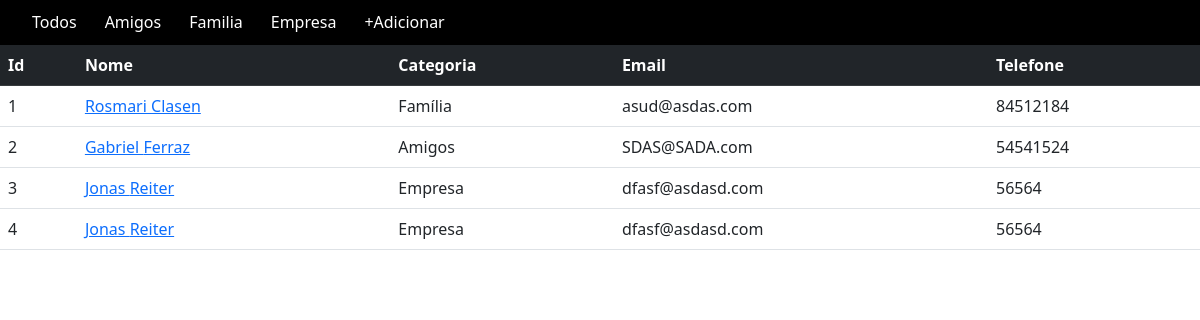
The page / on the database its author committed.
### contatos/models.py (models this page shows, shortened)
class Contato(models.Model):
    nome = models.CharField(max_length=30)
    sobrenome = models.CharField(max_length=150)
    telefone = models.CharField(max_length=30)
    email = models.EmailField()
    data_nascimento = models.DateField()
    data_cadastro = models.DateTimeField(default=timezone.now)
    descricao = models.TextField(blank=True)
    categoria = models.ForeignKey(Categoria, on_delete=models.DO_NOTHING)
    mostrar = models.BooleanField(default=True)

class Categoria(models.Model):
    nome = models.CharField(max_length=40)
    def __str__(self):
        return self.nome

### contatos/views.py (the view)
# urls.py: path('', views.index, name='index'),
def index(request):
    contatos = Contato.objects.all()
    return render(request, 'contatos/index.html',
                  {'contatos': contatos})

### contatos/templates/contatos/index.html (shortened to what this page needs)
<!DOCTYPE html>
<html lang="en">
<head>
    <link href="https://cdn.jsdelivr.net/npm/bootstrap@5.2.0/dist/css/bootstrap.min.css" rel="stylesheet">
</head>
<body>
{% include 'contatos/static/partials/_nav.html' %}
<table class="table">
  <thead class="table-dark">
    <th>Id </th>
    <th>Nome </th>
    <th>Categoria </th>
    <th>Email </th>
    <th>Telefone </th>
  </thead>
  <tbody>
    {%for contato in contatos%}
    {%if contato.mostrar%}
    <tr>
        <td>{{contato.id}}</td>
        <td><a href="{% url 'exibir_contato' contato.id%}"> {{contato.nome}} {{contato.sobrenome}} </a> </td>
        <td>{{contato.categoria}}</td>
        <td>{{contato.email}}</td>
        <td>{{contato.telefone}}</td>
    </tr>
    {%endif%}
    {%endfor%}
  </tbody>
</table>
</body>
</html>

### contatos/templates/contatos/static/partials/_nav.html (shortened to what this page needs)
<nav id='menu'>
  <ul>
    <li><a href='/'>Todos</a></li>
    <li><a href='/amigos/'>Amigos</a></li>
    <li><a href='/familia/'>Familia</a></li>
    <li><a href='/empresa/'>Empresa</a></li>
    <li><a href='/cadastro/'>+Adicionar</a></li>
  </ul>
</nav>

### contatos/templates/contatos/index.html (style rules this page uses)
#menu { background: #000000; color: #FFF; height: 45px; padding-left: 18px; border-radius: 0px; }
#menu ul, #menu li { margin: 0 auto; padding: 0; list-style: none }
#menu ul { width: 100%; }
#menu li { float: left; display: inline; position: relative; }
#menu a { display: block; line-height: 45px; padding: 0 14px; text-decoration: none; color: #FFFFFF; font-size: 16px; }

### rows shown on the page
Contato: id "1", nome "Rosmari", sobrenome "Clasen", categoria "Família", email "asud@asdas.com", telefone "84512184"
Contato: id "2", nome "Gabriel", sobrenome "Ferraz", categoria "Amigos", email "SDAS@SADA.com", telefone "54541524"
Contato: id "3", nome "Jonas", sobrenome "Reiter", categoria "Empresa", email "dfasf@asdasd.com", telefone "56564"
Contato: id "4", nome "Jonas", sobrenome "Reiter", categoria "Empresa", email "dfasf@asdasd.com", telefone "56564"
